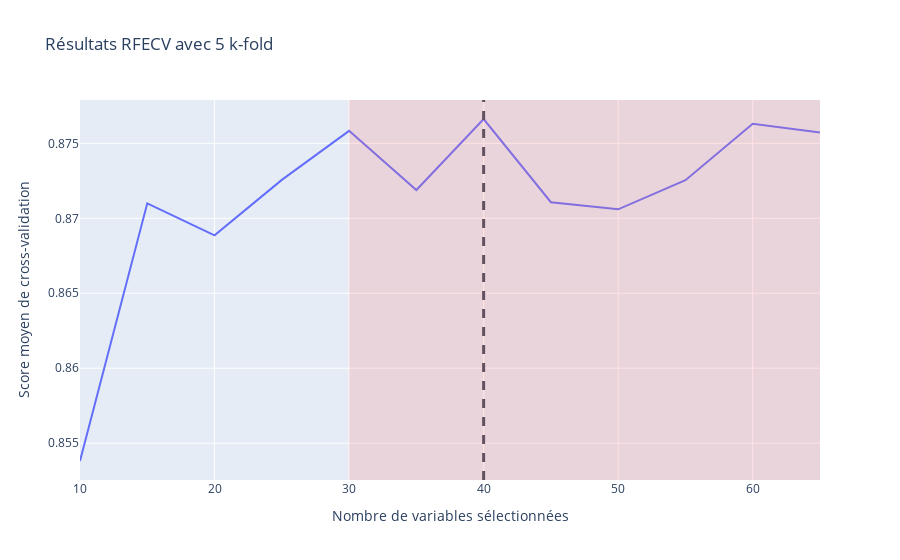

Here is the notebook cell this chart was saved with:
### Code cell
mean_test_roc_auc = rfecv_selector.cv_results_["mean_test_score"]
# Nombre de variables séléctionnées
n_features_selected = rfecv_selector.n_features_
min_features_to_select = rfecv_selector.min_features_to_select
n_features_in_rfecv = rfecv_selector.n_features_in_



fig = px.line(y=mean_test_roc_auc,
              x=range(min_features_to_select, len(X_train_enc.columns) + step, step),
              labels={
                     "x": "Nombre de variables sélectionnées",
                     "y": "Score moyen de cross-validation"
              },
              title="Résultats RFECV avec 5 k-fold"
             )
fig.add_vline(x=n_features_selected, line_width=3, line_dash="dash", line_color="#3b4859")
fig.add_vrect(x0=30, x1=n_features_in_rfecv, line_width=0, fillcolor="#ff7373", opacity=0.2)
fig.show()

### Figure 1 — Plotly figure (JSON) as saved in the notebook; plotly's stock layout.template omitted (floating-point values rounded to 4 significant figures)
{"data": [{"hovertemplate": "Nombre de variables sélectionnées=%{x}<br>Score moyen de cross-validation=%{y}<extra></extra>", "legendgroup": "", "line": {"color": "#636efa", "dash": "solid"}, "marker": {"symbol": "circle"}, "mode": "lines", "name": "", "orientation": "v", "showlegend": false, "type": "scatter", "x": [10, 15, 20, 25, 30, 35, 40, 45, 50, 55, 60, 65], "xaxis": "x", "y": [0.8538, 0.871, 0.8689, 0.8726, 0.8758, 0.8719, 0.8766, 0.8711, 0.8706, 0.8725, 0.8763, 0.8757], "yaxis": "y"}], "layout": {"legend": {"tracegroupgap": 0}, "shapes": [{"line": {"color": "#3b4859", "dash": "dash", "width": 3}, "type": "line", "x0": 40, "x1": 40, "xref": "x", "y0": 0, "y1": 1, "yref": "y domain"}, {"fillcolor": "#ff7373", "line": {"width": 0}, "opacity": 0.2, "type": "rect", "x0": 30, "x1": 65, "xref": "x", "y0": 0, "y1": 1, "yref": "y domain"}], "title": {"text": "Résultats RFECV avec 5 k-fold"}, "xaxis": {"anchor": "y", "domain": [0, 1], "title": {"text": "Nombre de variables sélectionnées"}}, "yaxis": {"anchor": "x", "domain": [0, 1], "title": {"text": "Score moyen de cross-validation"}}}}
